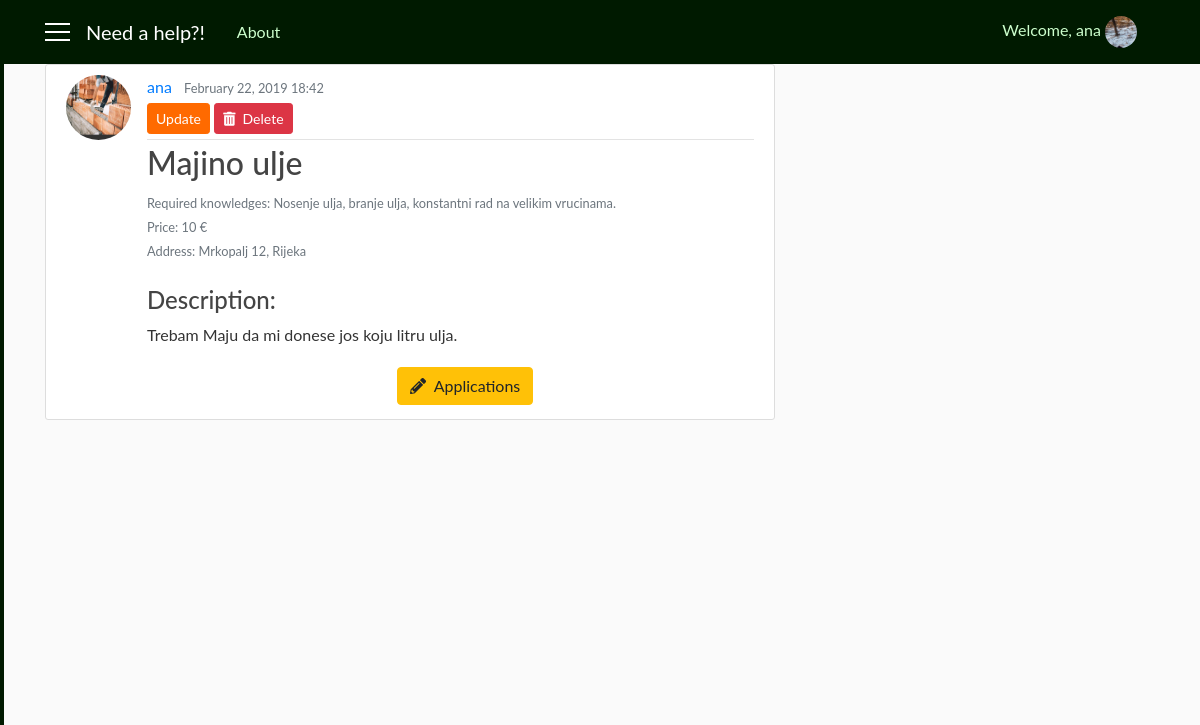
The app's page /request/15/ (signed in) with its own data.
### user/models.py (models this page shows, shortened)
class Profile(models.Model):
    user = models.OneToOneField(User, on_delete=models.CASCADE)
    gender = models.CharField(max_length=10, choices=GENDER, default='male')
    address = models.CharField(max_length=30, blank=True)
    birth_date = models.DateField(null=True, blank=True)
    phone_number = models.CharField(max_length=100, blank=True)
    costs = models.IntegerField(default=100)
    role = models.CharField(max_length=15, choices=ROLES, default='client')
    profession = models.CharField(max_length=250, choices=PROFESSION, default='Other')
    knowledges = models.TextField(max_length=1000, blank=True)
    photo = models.ImageField(default='default_user.jpg', upload_to='profile_user')

class Requests(models.Model):
    user = models.ForeignKey(User, on_delete=models.CASCADE)
    job_title = models.CharField(max_length=30, blank=True)
    required_knowledges = models.TextField(max_length=1000, default='-')
    price = models.IntegerField(default=10)
    address = models.CharField(max_length=30, blank=True)
    job_description = models.TextField(max_length=1000, blank=True)
    date = models.DateTimeField(auto_now_add=True)
    photo = models.ImageField(default='default_request.jpg', upload_to='requests_user')

### need_a_help_app/views.py (the view)
# urls.py: path('request/<int:pk>/', views.RequestDetailView.as_view(), name='request_detail'),
class RequestDetailView(LoginRequiredMixin, DetailView):
    model = Requests

### user/templates/user/requests_detail.html (shortened to what this page needs)
{% extends 'need_a_help_app/base.html' %}
{% block content %}
    <article class="media content-section mt-2">
        <img class="rounded-circle article-img" src="{{ object.photo.url }}">
          <div class="media-body">
            <div class="article-metadata">
              <a class="mr-2" href="{% url 'info' object.user.id %}">{{ object.user }}</a>
              <small class="text-muted">{{ object.date|date:'F d, Y H:i' }}</small>
                {% if object.user == user %}
                    <div>
                        <a href="{% url 'request_update' object.id %}" class="btn btn-secondary btn-sm mt-1 mb-1">Update</a>
                        <a href="{% url 'request_delete' object.id %}" class="btn btn-danger btn-sm mt-1 mb-1"><i class="fas fa-trash-alt"></i>&nbsp Delete</a>
                    </div>
                {% endif %}
            </div>
            <h2 class="article-title">{{ object.job_title }}</h2>
            <small class="text-muted">Required knowledges: {{ object.required_knowledges }}</small><br>
            <small class="text-muted">Price: {{ object.price }} €</small><br>
            <small class="text-muted">Address: {{ object.address }}</small><br><br>
            <h4>Description:</h4>
            <p class="article-content">{{ object.job_description }}</p>
            {% if object.user == user %}
                <button type="button" class="btn btn-warning mt-1 mb-1" style="margin-left: 250px" data-toggle="modal" data-target="#applications"><i class="fas fa-pencil-alt"></i>&nbsp Applications</button>
            {% else %}
                <button type="button" class="btn btn-warning mt-1 mb-1" style="margin-left: 250px" data-toggle="modal" data-target="#applications"><i class="fas fa-pencil-alt"></i>&nbsp Applications</button>
                <a href="#" class="btn btn-outline-success mt-1 mb-1"><i class="far fa-check-square"></i>&nbsp Apply</a>
            {% endif %}
          </div>
    </article>
{% endblock %}

### need_a_help_app/templates/need_a_help_app/base.html (shortened to what this page needs)
{% load static %}
<!DOCTYPE html>
<html>
    <head>
        <link rel="stylesheet" href="https://maxcdn.bootstrapcdn.com/bootstrap/4.0.0/css/bootstrap.min.css">
        <link rel="stylesheet" href="https://use.fontawesome.com/releases/v5.7.2/css/all.css">
        <link rel="stylesheet" type="text/css" href="{% static 'need_a_help_app/style.css' %}">
    </head>
    <body>
      <div id="wrapper">
          {% if user.is_authenticated and user.profile.role == 'client' %}
            <div id="sidebar-wrapper">
                <ul class="sidebar-nav">
                    <div class="list-group pt-2">
                      <a class="list-group-item sb" href="{% url 'main' %}">&nbsp; Home</a>
                      <a class="list-group-item sb" href="{% url 'info' user.id %}">&nbsp; My profile</a>
                      <a class="list-group-item sb" href="#">&nbsp; Messages</a>
                      <a class="list-group-item sb" href="{% url 'profile' %}">&nbsp; Settings</a>
                      <a class="list-group-item sb" href="{% url 'favorites' %}">&nbsp; My favourites</a>
                      <a class="list-group-item sb" href="{% url 'logout' %}">&nbsp Logout</a>
                    </div>
                </ul>
            </div>
          {% endif %}
          <header class="site-header">
            <nav class="navbar navbar-expand-md navbar-dark bg-steel fixed-top">
              <div class="container">
                {% if user.is_authenticated %}
                  <a href='#' id='menu-toggle'><div class='menu-icon'></div>
                                  <div class='menu-icon'></div>
                                  <div class='menu-icon'></div></a>
                  <a class="navbar-brand mr-4 ml-3" href="{% url 'main' %}">Need a help?!</a>
                {% else %}
                  <a class="navbar-brand mr-4" href="#">Need a help?!</a>
                {% endif %}
                <div class="collapse navbar-collapse" id="navbarToggle">
                  <div class="navbar-nav mr-auto">
                    <a class="nav-item nav-link" href="{% url 'home' %}">About</a>
                  </div>
                  <div class="navbar-nav">
                    {% if user.is_authenticated %}
                      <span class="nav-item nav-link">Welcome, {{ user.username }} <a href="{% url 'info' user.id %}"><img class="rounded-circle navbar-img" src="{{ user.profile.photo.url }}"></a></span>
                    {% else %}
                      <a class="nav-item nav-link" href="{% url 'login' %}">Login</a>
                      <a class="nav-item nav-link" href="{% url 'register' %}">Register</a>
                    {% endif %}
                  </div>
                </div>
              </div>
            </nav>
          </header>
          <div id="page-content-wrapper">
            <main role="main" class="container">
              <div class="row">
                <div class="col-sm-8">
                  {% block content %}{% endblock %}
                </div>
              </div>
            </main>
          </div>
    </div>
    </body>
</html>

### need_a_help_app/static/need_a_help_app/style.css (style rules this page uses)
body { background: #fafafa; color: #333333; margin-top: 56px; font-family: 'Lato'; }
h1, h2, h3, h4, h5, h6 { color: #444444; }
ul { margin: 0; }
.bg-steel { background-color: #001a00; }
.site-header .navbar-nav .nav-link { color: #ccffcc; }
.content-section { background: #ffffff; padding: 10px 20px; border: 1px solid #dddddd; border-radius: 3px; margin-bottom: 20px; }
.article-title { color: #444444; }
.article-content { white-space: pre-line; }
.article-img { height: 65px; width: 65px; margin-right: 16px; }
.article-metadata { padding-bottom: 1px; margin-bottom: 4px; border-bottom: 1px solid #e3e3e3 }
.navbar-img { height: 32px; width: 32px; margin-right: 10px; }
.btn-secondary { background-color: #ff6a00; border-color: #ff6a00; }
.menu-icon { width: 25px; height: 2px; background-color: white; margin: 6px 0; }
.sidebar-nav { padding-left: 0px; color: black; }
#sidebar-wrapper { z-index: 1; position: fixed; width: 0; height: 100%; overflow-y: hidden; background-color: #001a00; border: 2px solid #001a00; }
#page-content-wrapper { width: 100%; position: static; padding: 0; }
.sb { background-color: #001a00; color: #ccffcc; opacity: 0.9; }

### records on screen
Requests: photo (placeholder picture), user "ana", date "February 22, 2019 18:42", job_title "Majino ulje", required_knowledges "Nosenje ulja, branje ulja, konstantni rad na velikim vrucinama.", price "10", address "Mrkopalj 12, Rijeka", job_description "Trebam Maju da mi donese jos koju litru ulja."

### other values on screen
{{ user.username }} "ana"
